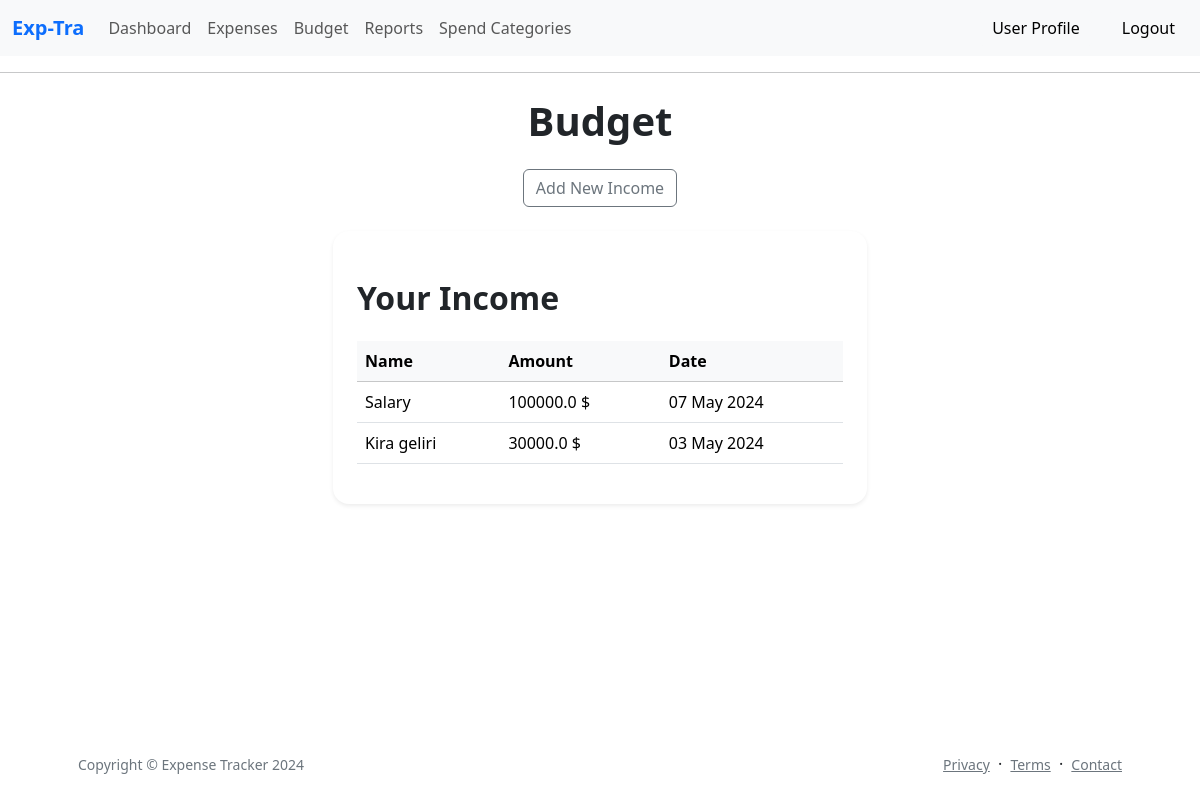
Screenshot of /budget (signed in) with the database file from the repository.
### app/models.py (models this page shows, shortened)
class Income(db.Model):
    __tablename__ = 'income'
    id: so.Mapped[int] = so.mapped_column(primary_key=True)
    name: so.Mapped[str] = so.mapped_column(sa.String(100), nullable=False)
    amount: so.Mapped[float] = so.mapped_column(sa.Float, nullable=False)
    date: so.Mapped[datetime] = so.mapped_column(sa.Date, nullable=False)
    user_id: so.Mapped[int] = so.mapped_column(db.ForeignKey('users.id'), nullable=False)
    user: so.Mapped[User]= so.relationship(back_populates='incomes')

### app/main/routes.py (the view)
@bp.route('/budget', methods=['GET', 'POST'])
def budget():
    form = BudgetForm()
    if form.validate_on_submit():
        income = Income(name=form.name.data, amount=form.amount.data, date=form.date.data,user_id=current_user.id)
        db.session.add(income)
        db.session.commit()
        flash('Income added successfully!', 'success')
        return redirect(url_for('main.budget'))
    incomes = Income.query.filter_by(user_id=current_user.id).all()
    return render_template('budget.html', title='Budget', form=form, incomes=incomes)

### app/models.py (called while the page is built)
@login.user_loader
def load_user(id):
    return db.session.get(User, int(id))

### app/templates/budget.html (shortened to what this page needs)
{% extends "base.html" %}
{% block content %}
<div class="container">
    <h1 class="my-4 fw-bolder text-center">Budget</h1>
    <div class="row justify-content-center">
        <div class="col-md-6">
            <button type="button" class="btn btn-outline-secondary mb-4 d-block mx-auto" data-bs-toggle="modal"
                    data-bs-target="#addBudgetModal">
                Add New Income
            </button>
            <div class="card shadow-sm border-0 rounded-4 p-4">
                {% if incomes %}
                <h2 class="my-4 fw-bolder ">Your Income</h2>
                <div class="table-responsive">
                    <table class="table table-hover">
                        <thead class="table-light">
                        <tr>
                            <th>Name</th>
                            <th>Amount</th>
                            <th>Date</th>
                        </tr>
                        </thead>
                        <tbody>
                        {% for income in incomes %}
                        <tr>
                            <td>{{ income.name|capitalize }}</td>
                            <td>{{ income.amount }}{{ ' $' }}</td>
                            <td>{{ income.date.strftime('%d %b %Y') }}</td>
                        </tr>
                        {% endfor %}
                        </tbody>
                    </table>
                    {% else %}
                    <p class="fw-bold text-center">You don't have any income yet 😥</p>
                    {% endif %}
                </div>
            </div>
        </div>
    </div>
    </div>
    {% endblock %}

### rows the page displays
Income: name "Salary", amount "100000.0", value "$", date "07 May 2024"
Income: name "Kira geliri", amount "30000.0", value "$", date "03 May 2024"
